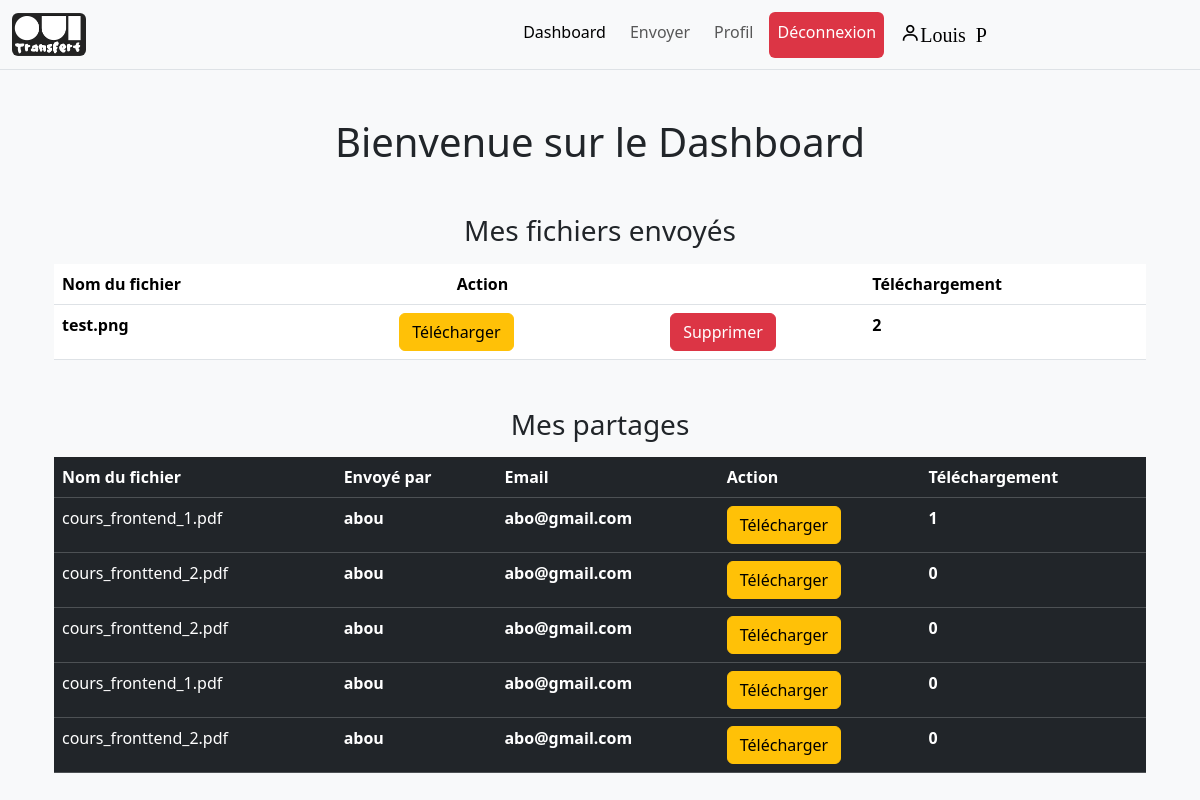
Page /dashboard.php (signed in) on the committed database.
### tables this page shows
CREATE TABLE `Fichiers` (
  `ID` int(11) NOT NULL,
  `nom_fichier` varchar(255) NOT NULL,
  `nom_fichier_cryptee` varchar(255) NOT NULL,
  `id_user` int(11) NOT NULL,
  `nombre_telechargement` int(11) NOT NULL
);

CREATE TABLE `Partage` (
  `ID` int(11) NOT NULL,
  `id_fichier` int(11) NOT NULL,
  `id_utilisateur_partage` int(11) NOT NULL,
  `id_user_autorisee` int(11) NOT NULL
);

CREATE TABLE `Users` (
  `ID` int(11) NOT NULL,
  `nom` varchar(255) NOT NULL,
  `email` varchar(255) NOT NULL,
  `password_user` varchar(255) NOT NULL
);

### Actions/fichier.php (called while the page is built, shortened)
<?php
function getheFichiers()
{
    try {
        $bdd = connexion();
        $sql = "SELECT `nom`, nombre_telechargement, Fichiers.id AS id_fichier ,`nom_fichier`, id_user FROM `Fichiers`, `Users` WHERE Fichiers.id_user = Users.ID AND id_user = :id_user";
        $stmt = $bdd->prepare($sql);
        $stmt->bindParam(':id_user', $_SESSION['id']);
        $stmt->execute();
        return $stmt;
    } catch (PDOException $e) {
        echo $e->getMessage();
        return false;
    }
}

### Function/ft_get_info_partager.php (called while the page is built)
<?php
function get_info_partager($id_user_autorisee)
{
    try {
        $bdd = connexion();
        $sql = "SELECT U.nom, U.email, F.nombre_telechargement, F.nom_fichier, F.nom_fichier_cryptee, P.id_fichier FROM Fichiers F, Users U, Partage P WHERE F.id_user = U.id AND F.ID = P.id_fichier AND P.id_user_autorisee = :id_user_autorisee;";
        $stmt = $bdd->prepare($sql);
        $stmt->bindParam(':id_user_autorisee', $id_user_autorisee);
        $stmt->execute();
        return $stmt;
    } catch (PDOException $e) {
        echo $e->getMessage();
        return false;
    }
}

### dashboard.php (the view, shortened to what this page needs)
<?php
require('Actions/fichier.php');
$results = getheFichiers();
$count = $results->rowCount();
require('./Function/ft_get_info_partager.php');
$listeFicherPartager = get_info_partager($_SESSION['id']);
require('./HeaderFooter/Header.php');
?>
<h1 class="text-center my-5">Bienvenue sur le Dashboard</h1>
<h3 class="text-center my-3">Mes fichiers envoyés</h3>
<?php if($count == 0) { ?>
<h1>Aucun fichier envoyer !</h1>
<?php } else { ?>
    <div class="container">
<div class="container mb-5">
    <table class="table">
        <thead>
            <tr>
                <th scope="col">Nom du fichier</th>
                <th></th>
                <th></th>
                <th scope="col">Action</th>
                <th></th>
                <th></th>
                <th>Téléchargement</th>
            </tr>
        </thead>
        <tbody>
            <?php while ($r = $results->fetch(PDO::FETCH_ASSOC)) { ?>
                <tr>
                    <th><?php echo $r['nom_fichier'] ?></th>
                    <th colspan="5">
                        <div class="container text-center">
                            <div class="row justify-content-start">
                                <div class="col-6">
                                    <form action="./Actions/increment_and_download.php" method="post">
                                        <button type="submit" class="btn btn-warning">Télécharger</button>
                                    </form>
                                </div>
                                <div class="col-6">
                                    <a onclick="return confirm('Êtes-vous sûr de vouloir supprimer cette location ?');" href="delete.php?id=<?= $r['id_fichier'] ?>" class="btn btn-danger">Supprimer</a>
                                </div>
                            </div>
                        </div>
                    </th>
                    <th><?php echo $r['nombre_telechargement'] ?></th>
                </tr>
            <?php } ?>
        </tbody>
    </table>
</div>
<?php } ?>
<h3 class="text-center my-3">Mes partages</h3>
<?php if($count == 0) { ?>
<h1>Aucun fichier partage !</h1>
<?php } else { ?>
<div class="container">
    <table class="table table-hover table-dark">
        <thead>
            <tr>
                <th scope="col">Nom du fichier</th>
                <th scope="col">Envoyé par</th>
                <th scope="col">Email</th>
                <th scope="col">Action</th>
                <th scope="col">Téléchargement</th>
            </tr>
        </thead>
        <tbody>
            <?php foreach ($listeFicherPartager as $fichier) { ?>
                <tr>
                    <td><?php echo $fichier['nom_fichier']; ?></td>
                    <th><?php echo $fichier['nom'] ?></th>
                    <th><?php echo $fichier['email'] ?></th>
                    <td>
                        <form action="./Actions/increment_and_download.php" method="post">
                            <button type="submit" class="btn btn-warning">Télécharger</button>
                        </form>
                    </td>
                    <th><?php echo $fichier['nombre_telechargement'] ?></th>
                </tr>
            <?php } ?>
        </tbody>
    </table>
</div>
<?php } ?>
<?php
require('./HeaderFooter/Footer.php');
?>

### rows in the picture
fichiers: nom_fichier "test.png", nombre_telechargement "2"
partage: id_fichier.nom_fichier "cours_frontend_1.pdf", id_utilisateur_partage.nom "abou", id_utilisateur_partage.email "abo@gmail.com", id_fichier.nombre_telechargement "1"
partage: id_fichier.nom_fichier "cours_fronttend_2.pdf", id_utilisateur_partage.nom "abou", id_utilisateur_partage.email "abo@gmail.com", id_fichier.nombre_telechargement "0"
partage: id_fichier.nom_fichier "cours_fronttend_2.pdf", id_utilisateur_partage.nom "abou", id_utilisateur_partage.email "abo@gmail.com", id_fichier.nombre_telechargement "0"
partage: id_fichier.nom_fichier "cours_frontend_1.pdf", id_utilisateur_partage.nom "abou", id_utilisateur_partage.email "abo@gmail.com", id_fichier.nombre_telechargement "0"
partage: id_fichier.nom_fichier "cours_fronttend_2.pdf", id_utilisateur_partage.nom "abou", id_utilisateur_partage.email "abo@gmail.com", id_fichier.nombre_telechargement "0"

### other values in the picture
$_SESSION['nom'] "Louis P"
